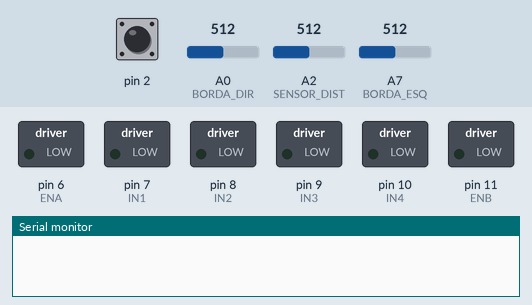
Recording of a sketch running on a simulated Arduino Nano, built with avr-gcc and run on an emulated ATmega328P. On the bench: switched loads named in the sketch (green lamp = pin HIGH), the last lines printed to the serial monitor. Dashed ring = blinking. Inputs (shaded band) come from the test bench; at power-on: pin 2 HIGH, A0 (BORDA_DIR) = 512, A2 (SENSOR_DIST) = 512, A7 (BORDA_ESQ) = 512.

Above: at 0.8 s.
0.9 s: pin 2 pulled LOW for 0.15 s
4.0 s: A0 (BORDA_DIR) set to 360
7.0 s: A0 (BORDA_DIR) set to 339
At 8.2 s:
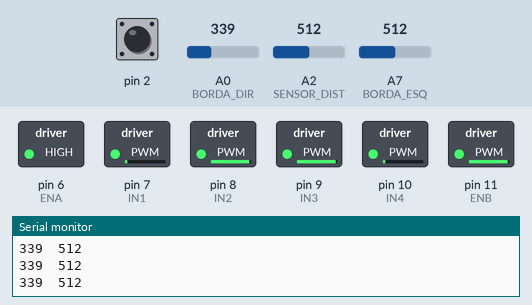
8.5 s: A2 (SENSOR_DIST) set to 195
11.5 s: A2 (SENSOR_DIST) set to 171
At 12.25 s:
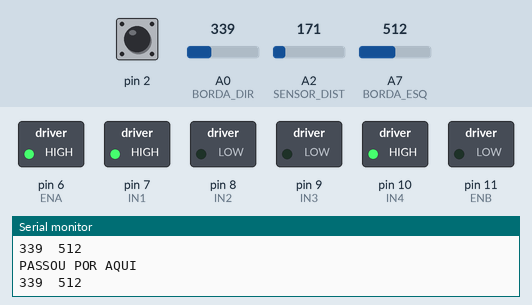
14.5 s: A7 (BORDA_ESQ) set to 340
At 14.58 s:
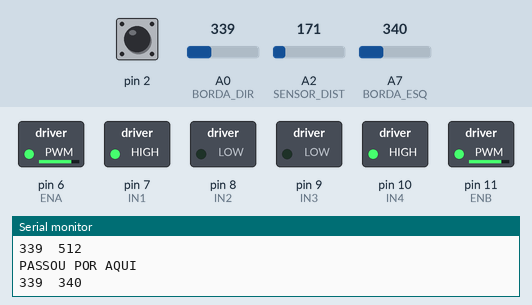
Timing chart, 0 to 18.5 s (numbered marks = the images above; inputs shaded):
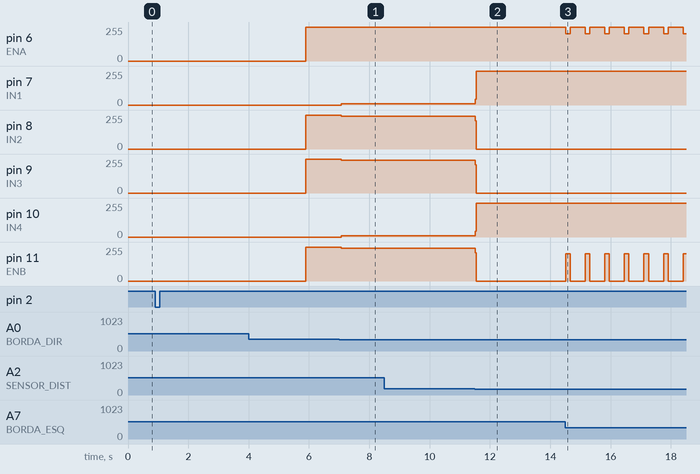

The sketch:

somzim11.ino
```cpp
#define ENA 6
#define IN1 7 // Positivo do motor esquerdo
#define IN2 8
// Motor direito
#define IN3 9     // Positivo motor direito
#define IN4 10
#define ENB 11
#define BORDA_ESQ A7
#define BORDA_DIR A0
#define LIMIAR_BORDA 350
#define SENSOR_DIST A2


int state_pointer;
int temp_init, temp_atual, delta;
enum States {Initialize, Go_ahead, Detect_border, Go_back, Search, Rotate, Atropela_Piranha};
char Direction;

long time_init_curva = 0;
long time_curva = 0;
const int time_limit_curva = 500;

int distancia;

bool curvando = false;
bool nao_vejo_ninguem = true;

long time_serial = 0;
const int intervalo_serial = 700;

void setup() {
  pinMode(2, INPUT_PULLUP);
  for(int i = 6; i < 12; i++)
        pinMode(i, OUTPUT);
  while (digitalRead(2) != 0)
  {
    state_pointer = Initialize;
  }
  temp_init = millis();
  Serial.begin(9600);
}

void loop() {
    switch (state_pointer)
    {
    case Initialize:
        Conta_5s();
        break;

    case Go_ahead:
        Direction = 'T';
        praFrente(50, Direction);
        state_pointer = Detect_border;
        break;

    case Search:
        verificaSensor();
        if(nao_vejo_ninguem && !curvando)
            state_pointer = Go_ahead;
        else if (!nao_vejo_ninguem)
            state_pointer = Atropela_Piranha;

        break;

    case Detect_border:
        verificaBorda();
        break;

    case Go_back:
        praTras(50, Direction);
        state_pointer = Detect_border;
        break;

    case Rotate:
        curva(100, 100, Direction);
        state_pointer = Search;
        break;

    case Atropela_Piranha:
        Direction = 'T';
        praFrente(100, Direction);
        state_pointer = Detect_border;

    default:
        break;
    }

  timers();

  /*if(millis() - time_serial >= intervalo_serial)
  {
      plotaCoisas();
      time_serial = millis();
  }*/

}

void curva(int nivel, int vel, char lado)
{
    time_init_curva = millis();
    int desnivel = vel - nivel;

    if(lado == 'E')
    {
        praTras(vel, 'E');
        praTras(desnivel, 'D');
    }
    else
    {
        praTras(vel, 'D');
        praTras(desnivel, 'E');
    }
    curvando = true;

}

void Conta_5s()
{
  temp_atual = millis();
  delta = temp_atual - temp_init;
  if (delta >= 5000)
  {
    Direction = 'T';
    state_pointer = Go_ahead;
  }
}

int prct(int perc)
{
    int pwm = map(perc, 0, 100, 0, 255);
    return pwm;
}

void praFrente(int velocidade, char qual)
{
  velocidade = prct(velocidade);

    if(qual == 'D')
    {
        // Velocidade
        analogWrite(ENB, velocidade);

        // Motor direito
        digitalWrite(IN3, HIGH);
        digitalWrite(IN4, LOW);
    }
    else if(qual == 'E')
    {
        // Velocidade
        analogWrite(ENA, velocidade);

        // Motor esquerdo
        digitalWrite(IN1, LOW);
        digitalWrite(IN2, HIGH);
    }
    else
    {
        // Velocidade
        analogWrite(ENA, velocidade);
        analogWrite(ENB, velocidade);

        // Motor esquerdo
        digitalWrite(IN1, LOW);
        digitalWrite(IN2, HIGH);

        // Motor direito
        digitalWrite(IN3, HIGH);
        digitalWrite(IN4, LOW);

        curvando = false;
    }

}

void verificaBorda()
{
    int bordaD = analogRead(BORDA_DIR);
    int bordaE = analogRead(BORDA_ESQ);


    if(millis() - time_serial >= intervalo_serial)
    {
        Serial.print(bordaD); Serial.print("\t");
        Serial.println(bordaE);
    }

    if( (bordaD <= LIMIAR_BORDA) && (bordaE <= LIMIAR_BORDA) )
    {
        Direction = 'E';
        praTras(80, 'T');
        delay(150);
        state_pointer = Rotate;
    }
    else if(bordaD <= LIMIAR_BORDA)
    {
        Direction = 'E';
        state_pointer = Rotate;
    }
     else if(bordaE <= LIMIAR_BORDA)
    {
        Direction = 'D';
        state_pointer = Rotate;
    }
    else
    {
        state_pointer = Search;
    }

}

void praTras(int velocidade, char qual)
{
    velocidade = prct(velocidade);

    if(qual == 'D')
    {
        // Velocidade
        analogWrite(ENB, velocidade);

        // Motor direito
        digitalWrite(IN3, LOW);
        digitalWrite(IN4, HIGH);
    }
    else if(qual == 'E')
    {
        // Velocidade
        analogWrite(ENA, velocidade);

        // Motor esquerdo
        digitalWrite(IN1, HIGH);
        digitalWrite(IN2, LOW);
    }
    else
    {
        // Velocidade
        analogWrite(ENA, velocidade);
        analogWrite(ENB, velocidade);

        // Motor esquerdo
        digitalWrite(IN1, HIGH);
        digitalWrite(IN2, LOW);

        // Motor direito
        digitalWrite(IN3, LOW);
        digitalWrite(IN4, HIGH);

        curvando = false;
    }

}

void timers()
{
    time_curva = millis() - time_init_curva;

    if( (time_curva >= time_limit_curva) && nao_vejo_ninguem && curvando )
    {
        state_pointer = Go_ahead;
        curvando = false;
        Serial.println("PASSOU POR AQUI");
    }
}

void verificaSensor()
{
    int leitura_dist = analogRead(SENSOR_DIST);

    // Obtenção do valor em Volts através da formula ( valorAnalógico * (5/1023) )
    float valorVolts = leitura_dist * (5.0/1023.0);

    // Formula para cálculo da distância levando em consideração o valor em volts
    distancia = 4800 / (valorVolts * 200 - 20 );

    if( (distancia <= 30) && (distancia > 0))
        nao_vejo_ninguem = false;
    else
        nao_vejo_ninguem = true;

}
void plotaCoisas()
{
    Serial.print("Distância: "); Serial.println(distancia);
    Serial.print("N vejo ninguem: "); Serial.println(nao_vejo_ninguem);
    Serial.print("Curvando: "); Serial.println(curvando);
    Serial.print("state_pointer: ");Serial.println(state_pointer);
    Serial.println();
}
```

Measured:
- the behaviour switches between 351 and 350 on A0 (BORDA_DIR) (found by bisection; images 0 and 1)
- the behaviour switches between 179 and 178 on A2 (SENSOR_DIST) (found by bisection; images 1 and 2)
- after the input at 0.9 s, every drawn part: stays the same
- after the input at 7.0 s, pin 7 (IN1): 0/255 → 11/255 after 0.07 s; pin 8 (IN2): 255/255 → 244/255 after 0.07 s; pin 9 (IN3), pin 11 (ENB): 255/255 → 246/255 after 0.07 s; pin 10 (IN4): 0/255 → 9/255 after 0.07 s
- after the input at 11.5 s, pin 7 (IN1): 11/255 → 255/255 at once; pin 8 (IN2): 244/255 → 0/255 at once; pin 9 (IN3), pin 11 (ENB): 246/255 → 0/255 at once; pin 10 (IN4): 9/255 → 255/255 at once
- after the input at 14.5 s, pin 6 (ENA): alternates 255/255 for 0.50 s and 204/255 for 0.15 s, starting at once; pin 11 (ENB): alternates 204/255 for 0.15 s and 0/255 for 0.50 s, starting at once
